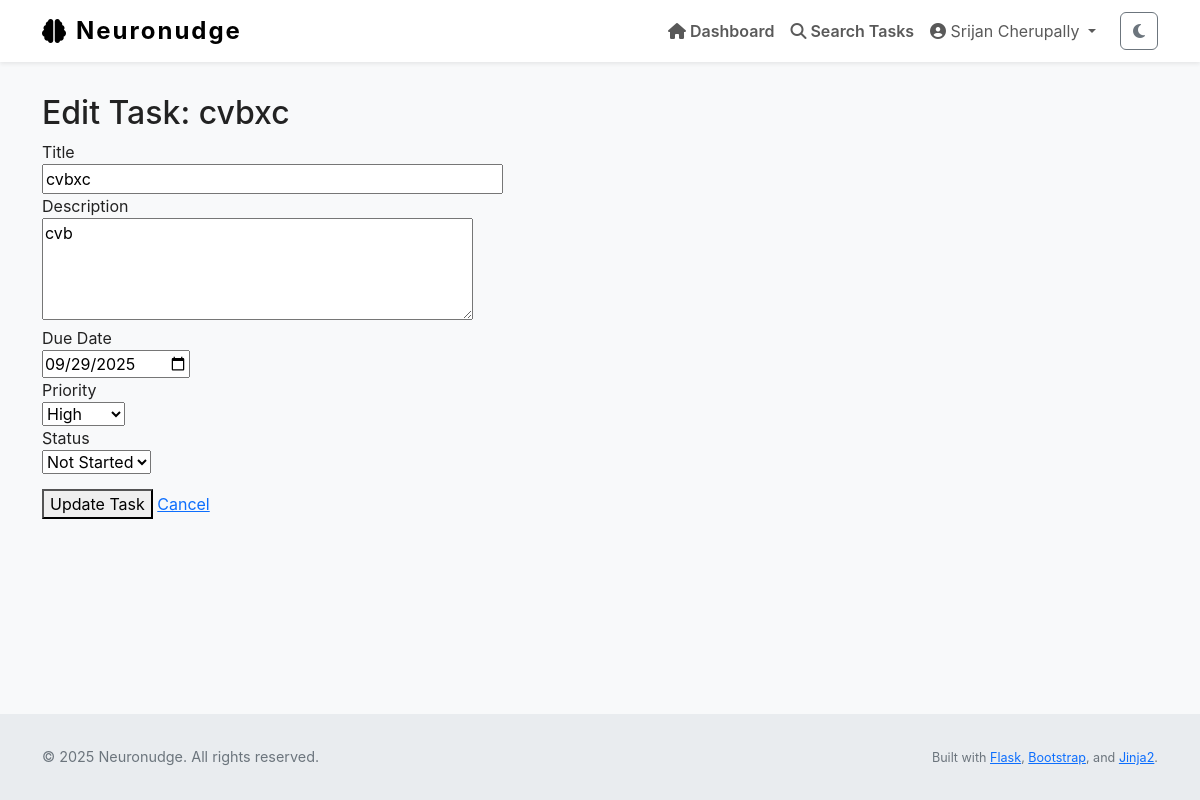
The page /task/edit/24 (signed in) on the database its author committed.
### Neuronudge/models.py (models this page shows, shortened)
class User(UserMixin, db.Model):
    id = db.Column(db.Integer, primary_key=True)
    name = db.Column(db.String(150), nullable=True)                # full name
    username = db.Column(db.String(150), unique=True, nullable=False)
    email = db.Column(db.String(150), unique=True, nullable=False)
    password_hash = db.Column(db.String(256), nullable=False)
    profile_type = db.Column(db.String(50), nullable=False, default='General')
    created_at = db.Column(db.DateTime, default=datetime.utcnow)
    tasks = db.relationship('Task', backref='user', lazy=True)
    logs = db.relationship('ActivityLog', backref='user', lazy=True)
    preferences = db.relationship('OnboardingPreferences', back_populates='user', uselist=False)
    avatar_url = db.Column(db.String(300), default=None)
    registered_on = db.Column(db.DateTime, default=datetime.utcnow)
    dashboard_features = db.Column(JSON, nullable=False, default=[])
    feature_task_timer = db.Column(db.Boolean, default=False)
    feature_task_stats = db.Column(db.Boolean, default=True)
    feature_focus_mode = db.Column(db.Boolean, default=False)
    feature_deadline_tracker = db.Column(db.Boolean, default=False)
    feature_priority_sort = db.Column(db.Boolean, default=False)
    feature_task_export = db.Column(db.Boolean, default=False)
    feature_progress_graphs = db.Column(db.Boolean, default=False)

class Task(db.Model):
    id = db.Column(db.Integer, primary_key=True)
    title = db.Column(db.String(255), nullable=False)
    description = db.Column(db.Text, nullable=False)
    due_date = db.Column(db.DateTime)
    completed = db.Column(db.Boolean, default=False)
    priority = db.Column(db.Integer, default=2)         # 1 = high, 2 = med, 3 = low
    status = db.Column(db.String(20), default='not started')
    reminder_set = db.Column(db.Boolean, default=False)
    created_at = db.Column(db.DateTime, default=datetime.utcnow)
    updated_at = db.Column(db.DateTime, default=datetime.utcnow, onupdate=datetime.utcnow)
    user_id = db.Column(db.Integer, db.ForeignKey('user.id'), nullable=False)

### Neuronudge/views.py (the view, shortened to what this page needs)
@main.route('/task/edit/<int:id>', methods=['GET', 'POST'])
@login_required
def edit_task(id):
    task = Task.query.get_or_404(id)
    if task.user_id != current_user.id:
        flash("Unauthorized access.", category='error')
        abort(403)
    form = TaskForm(obj=task)
    if request.method == 'GET':
        form.priority.data = str(task.priority)
        form.status.data = "completed" if task.completed else "not_started"
    return render_template('edit_task.html', form=form, task=task)

### Neuronudge/forms.py (shortened to what this page needs)
class TaskForm(FlaskForm):
    title = StringField("Title", validators=[DataRequired()])
    description = TextAreaField("Description")
    due_date = DateField("Due Date", validators=[DataRequired()])
    due_time = TimeField("Due Time (optional)", validators=[Optional()])
    submit = SubmitField("Save Task")
    reminder_set = BooleanField("Set Reminder?")
    priority = SelectField(
    "Priority",
    choices=[
        ("1", "High"),
        ("2", "Medium"),
        ("3", "Low"),
    ],
    default="2",
    validators=[DataRequired()]
)
    status = SelectField(
        "Status",
        choices=[("not_started", "Not Started"),
                 ("in_progress", "In Progress"),
                 ("completed", "Completed")],
        default="not_started"
    )

### Neuronudge/templates/edit_task.html (shortened to what this page needs)
{% extends "layout.html" %}
{% block content %}
<h2>Edit Task: {{ task.title }}</h2>
<form method="POST" action="{{ url_for('main.edit_task', id=task.id) }}">
    <div>
        {{ form.title.label }}<br>
        {{ form.title(size=40) }}
    </div>
    <div>
        {{ form.description.label }}<br>
        {{ form.description(rows=4, cols=40) }}
    </div>
    <div>
        {{ form.due_date.label }}<br>
        {{ form.due_date(type="date") }}
    </div>
    <div>
        {{ form.priority.label }}<br>
        {{ form.priority() }}
    </div>
    <div>
        {{ form.status.label }}<br>
        {{ form.status() }}
    </div>
    <div style="margin-top: 15px;">
        <button type="submit">Update Task</button>
        <a href="{{ url_for('main.dashboard') }}">Cancel</a>
    </div>
</form>
{% endblock %}

### Neuronudge/templates/layout.html (shortened to what this page needs)
<!DOCTYPE html>
<html lang="en" class="h-100" data-theme="light">
<head>
    <link href="https://cdn.jsdelivr.net/npm/bootstrap@5.3.0/dist/css/bootstrap.min.css" rel="stylesheet" />
    <link href="https://cdnjs.cloudflare.com/ajax/libs/font-awesome/6.4.0/css/all.min.css" rel="stylesheet" />
    <link rel="stylesheet" href="{{ url_for('static', filename='style.css') }}" />
</head>
<body class="d-flex flex-column h-100" role="document" aria-live="polite" aria-busy="false" aria-label="Neuronudge main document">
<nav class="navbar navbar-expand-lg navbar-light fixed-top bg-white shadow-sm" role="navigation" aria-label="Main navigation">
    <div class="container">
        <a class="navbar-brand d-flex align-items-center" href="{{ url_for('main.home') }}" aria-label="Neuronudge homepage">
            <i class="fa-solid fa-brain me-2" aria-hidden="true"></i> Neuronudge
        </a>
        <div class="collapse navbar-collapse" id="navbarNav">
            <ul class="navbar-nav ms-auto align-items-center" role="menubar">
                {% if current_user.is_authenticated %}
                    <li class="nav-item" role="none">
                        <a class="nav-link fw-semibold" href="{{ url_for('main.dashboard') }}" role="menuitem">
                            <i class="fa-solid fa-house"></i> Dashboard
                        </a>
                    </li>
                    <li class="nav-item" role="none">
                        <a class="nav-link fw-semibold" href="{{ url_for('main.task_search') }}" role="menuitem">
                            <i class="fa-solid fa-magnifying-glass"></i> Search Tasks
                        </a>
                    </li>
                    <li class="nav-item dropdown" role="none">
                        <a class="nav-link dropdown-toggle" href="#" id="profileDropdown" role="button"
                           data-bs-toggle="dropdown" aria-expanded="false" aria-haspopup="true" aria-controls="profileDropdownMenu">
                            <i class="fa-solid fa-user-circle"></i> {{ current_user.name or current_user.email }}
                        </a>
                    </li>
                    <li class="nav-item" role="none">
                        <button id="darkModeToggle" class="btn btn-outline-secondary ms-3" aria-pressed="false" aria-label="Toggle dark mode">
                            <i class="fa-solid fa-moon"></i>
                        </button>
                    </li>
                {% endif %}
            </ul>
        </div>
    </div>
</nav>
<div class="flash-message container position-fixed top-0 end-0 p-3" role="region" aria-live="assertive" aria-atomic="true">
</div>
<main role="main" class="container flex-grow-1 my-4" tabindex="-1">
    {% block content %}{% endblock %}
</main>
<footer class="footer mt-auto" role="contentinfo">
    <div class="container d-flex flex-column flex-md-row justify-content-between align-items-center">
        <p class="mb-2 mb-md-0">&copy; {{ current_year if current_year else "2025" }} Neuronudge. All rights reserved.</p>
        <p class="mb-0">
            <small>
                Built with
                <a href="https://flask.palletsprojects.com/" target="_blank" rel="noopener noreferrer">Flask</a>,
                <a href="https://getbootstrap.com/" target="_blank" rel="noopener noreferrer">Bootstrap</a>,
                and
                <a href="https://jinja.palletsprojects.com/" target="_blank" rel="noopener noreferrer">Jinja2</a>.
            </small>
        </p>
    </div>
</footer>
</body>
</html>

### Neuronudge/static/style.css (style rules this page uses)
:root { --page-bg: #eef5ff; --muted-text: #6c757d; }
body { background-color: var(--page-bg); color: #222; font-family: -apple-system, BlinkMacSystemFont, "Segoe UI", Roboto, "Helvetica Neue", Arial; line-height: 1.5; }
.flash-message { position: fixed; top: 70px; right: 1rem; z-index: 1080; min-width: 320px; max-width: 350px; pointer-events: auto; }

### Neuronudge/templates/layout.html (style rules this page uses)
body { padding-top: 70px; background-color: var(--bs-light-bg, #f8f9fa); min-height: 100vh; display: flex; flex-direction: column; font-family: -apple-system, BlinkMacSystemFont, "Segoe UI", Roboto, "Helvetica Neue", Arial; text-size-adjust: 100%; }
.navbar-brand { font-weight: 700; font-size: 1.5rem; letter-spacing: 2px; }
.footer { margin-top: auto; padding: 2rem 0; background-color: var(--bs-light-footer-bg, #e9ecef); text-align: center; font-size: 0.9rem; color: #6c757d; }
.flash-message { position: fixed; top: 70px; right: 1rem; z-index: 1080; min-width: 320px; max-width: 350px; pointer-events: auto; }

### rows shown on the page
User: name "Srijan Cherupally"
Task: title "cvbxc", description "cvb", due_date "09/29/2025", priority "High", status "Not Started"

### other values the page prints
{{ current_year if current_year else "2025" }} "2025"
